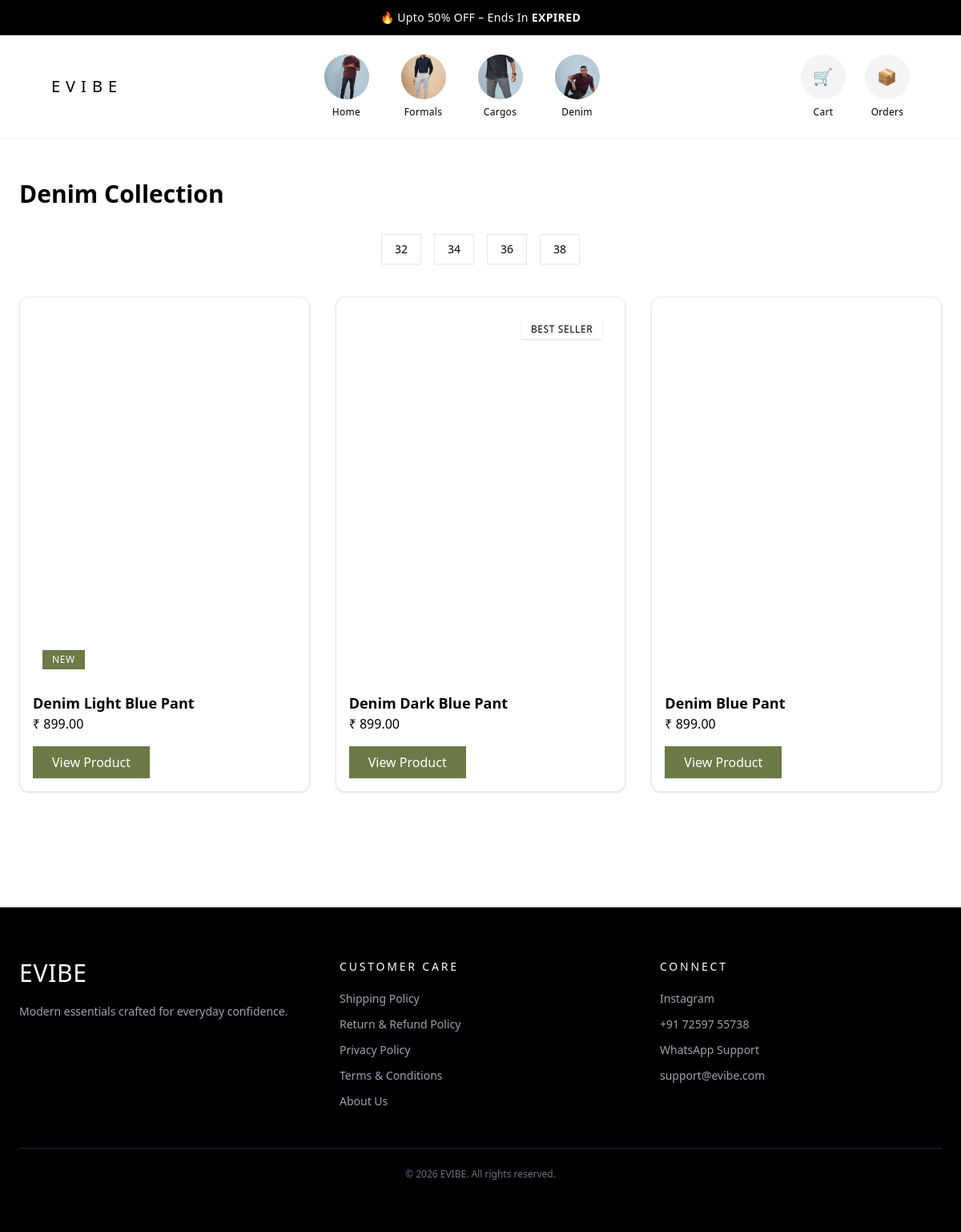
Page /category/denim/ on the earlier database version.
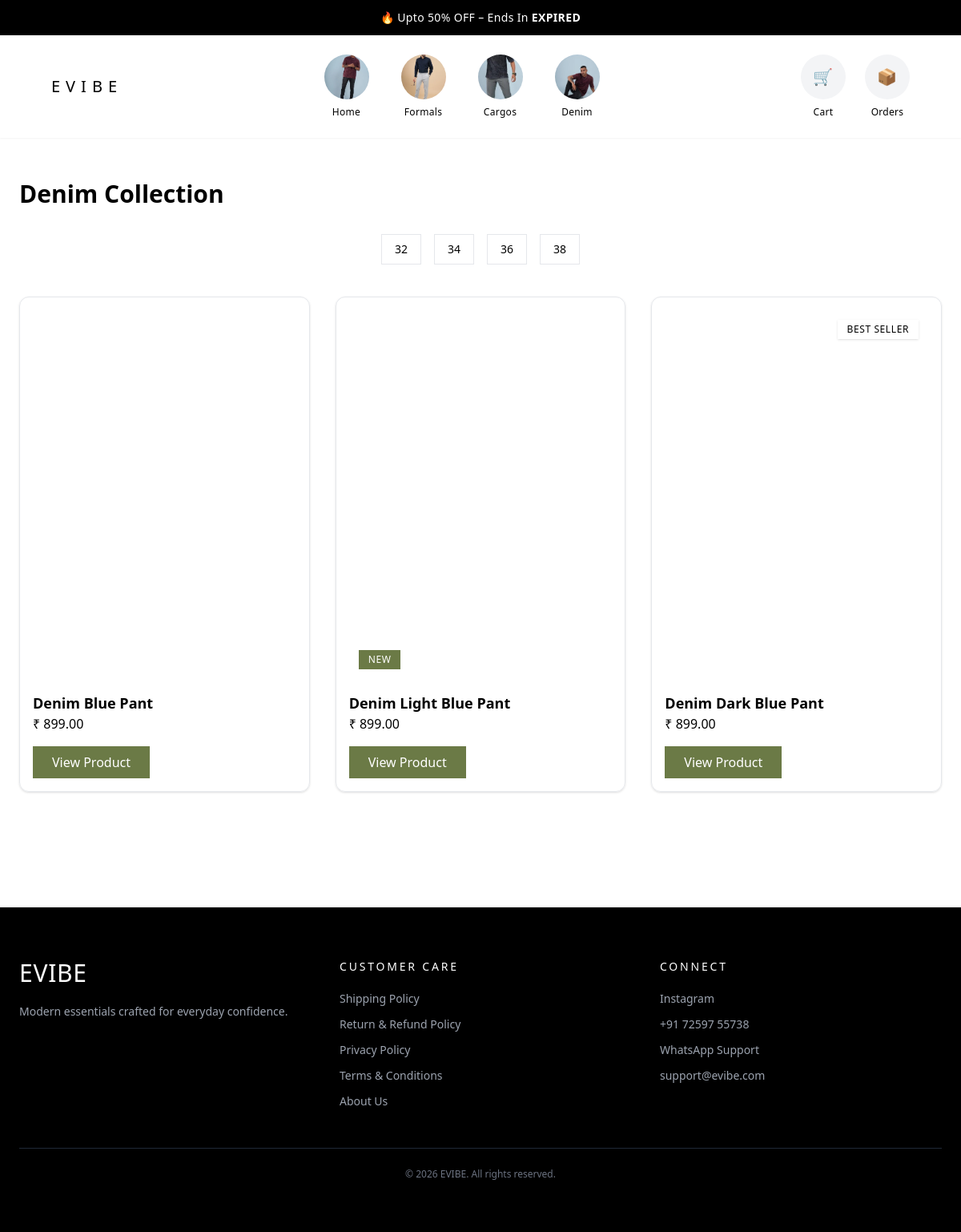
Same page on the later database version.
### apps/store/models/product.py (models this page shows, shortened)
class Product(models.Model):
    product_code = models.CharField(max_length=100, unique=True)
    category = models.ForeignKey(
        Category,
        on_delete=models.SET_NULL,
        null=True,
        related_name="products"
    )
    name = models.CharField(max_length=255)
    slug = models.SlugField(max_length=255, unique=True, blank=True)
    cost_price = models.DecimalField(max_digits=10, decimal_places=2)
    mrp = models.DecimalField(max_digits=10, decimal_places=2)
    price = models.DecimalField(max_digits=10, decimal_places=2)
    description = models.TextField(blank=True, null=True)
    offer_price = models.DecimalField(max_digits=10, decimal_places=2, null=True, blank=True)
    offer_end = models.DateTimeField(null=True, blank=True)
    is_featured = models.BooleanField(default=False)
    featured_order = models.PositiveIntegerField(null=True, blank=True)
    is_best_seller = models.BooleanField(default=False)
    best_seller_order = models.PositiveIntegerField(null=True, blank=True)
    is_new_arrival = models.BooleanField(default=False)
    new_arrival_order = models.PositiveIntegerField(null=True, blank=True)
    all_products_order = models.IntegerField(null=True, blank=True, help_text="Controls order in View All Products page")
    show_countdown = models.BooleanField(default=False)
    active = models.BooleanField(default=True)
    created_at = models.DateTimeField(auto_now_add=True)
    def is_offer_active(self):
        return (
            self.offer_price and
            self.offer_end and
            self.offer_end > timezone.now()
        )
    def get_final_price(self):
        if self.is_offer_active():
            return self.offer_price
        return self.price

### apps/store/views/product_views.py (the view)
# urls.py: path("category/<slug:slug>/", category_products, name="category_products"),
def category_products(request, slug):
    category = get_object_or_404(Category, name__iexact=slug)
    products = Product.objects.filter(
        category=category,
        active=True
    ).prefetch_related('images')
    size = request.GET.get('size')
    if size:
        products = products.filter(variants__size=size)
    products = products.order_by(
        F('all_products_order').asc(nulls_last=True),
        '-created_at'
    ).distinct()
    available_sizes = ProductVariant.objects.filter(
    product__category=category,
    product__active=True
    ).values_list(
        'size',
        flat=True
    ).distinct().order_by('size')
    return render(request, "store/category.html", {
        "category": category,
        "products": products,
        "available_sizes": available_sizes,
        "selected_size": size
    })

### apps/customer_engagement/context_processors.py (called while the page is built)
def evibe_customer(request):
    return {
        "evibe_customer_name":
            request.session.get(
                "evibe_customer_name"
            ),
        "reward_coupon":
            request.session.get(
                "reward_coupon"
            )
    }

### apps/store/context_processors.py (called while the page is built)
def cart_item_count(request):
    cart = request.session.get("cart", {})
    total_items = sum(cart.values())
    return {
        "cart_item_count": total_items
    }

### apps/store/templates/store/category.html (shortened to what this page needs)
{% extends "store/base.html" %}
{% block content %}
<div class="max-w-6xl mx-auto py-12">
    <h2 class="text-3xl font-bold mb-8 capitalize">
        {{ category.name }} Collection
    </h2>
    <div class="flex gap-4 justify-center mb-10">
            {% for size in available_sizes %}
                <a href="?size={{ size }}"
                class="
                border px-4 py-2 text-sm transition duration-300
                {% if selected_size == size %}
                    bg-black text-white
                {% else %}
                    hover:bg-black hover:text-white
                {% endif %}
                ">
                    {{ size }}
                </a>
            {% endfor %}
    </div>
    <div class="grid grid-cols-1 md:grid-cols-3 gap-8">
        {% for product in products %}
        <div class="border rounded-xl p-4 shadow hover:shadow-lg transition">
            <a href="{% url 'product_detail' product.slug %}">
                {% if product.images.first %}
                <div class="relative">
                    {% if product.is_best_seller %}
                        <span class="absolute top-3 right-3 bg-white text-black text-xs px-3 py-1 tracking-wider z-10 shadow">
                            BEST SELLER
                        </span>
                    {% endif %}
                    {% if product.is_new_arrival %}
                        <span class="absolute bottom-3 left-3 bg-[#6B7A46] text-white text-xs px-3 py-1 tracking-wider z-10">
                            NEW
                        </span>
                    {% endif %}
                    <picture>
                        <source media="(max-width: 600px)"
                                srcset="{{ product.images.first.optimized.400|default:product.images.first.original_image.url }}">
                        <source media="(max-width: 1024px)"
                                srcset="{{ product.images.first.optimized.800|default:product.images.first.original_image.url }}">
                        <img src="{{ product.images.first.optimized.800|default:product.images.first.original_image.url }}"
                             loading="lazy"
                             decoding="async"
                             class="w-full h-auto object-cover rounded-lg mb-4">
                    </picture>
                </div>
                {% endif %}
                <h3 class="text-lg font-semibold">
                    {{ product.name }}
                </h3>
            </a>
            {% if product.get_final_price != product.price %}
                <p class="text-red-600 font-semibold">
                    ₹ {{ product.get_final_price }}
                </p>
                <p class="line-through text-gray-400 text-sm">
                    ₹ {{ product.price }}
                </p>
            {% else %}
                <p>
                    ₹ {{ product.price }}
                </p>
            {% endif %}
            <a href="{% url 'product_detail' product.slug %}"
               class="inline-block mt-4 bg-[#6B7A46] text-white px-6 py-2 hover:bg-[#556136] transition">
               View Product
            </a>
        </div>
        {% endfor %}
    </div>
</div>
{% endblock %}

Differences in the rows shown:
changed Product "Denim Blue Pant": moves up the list
